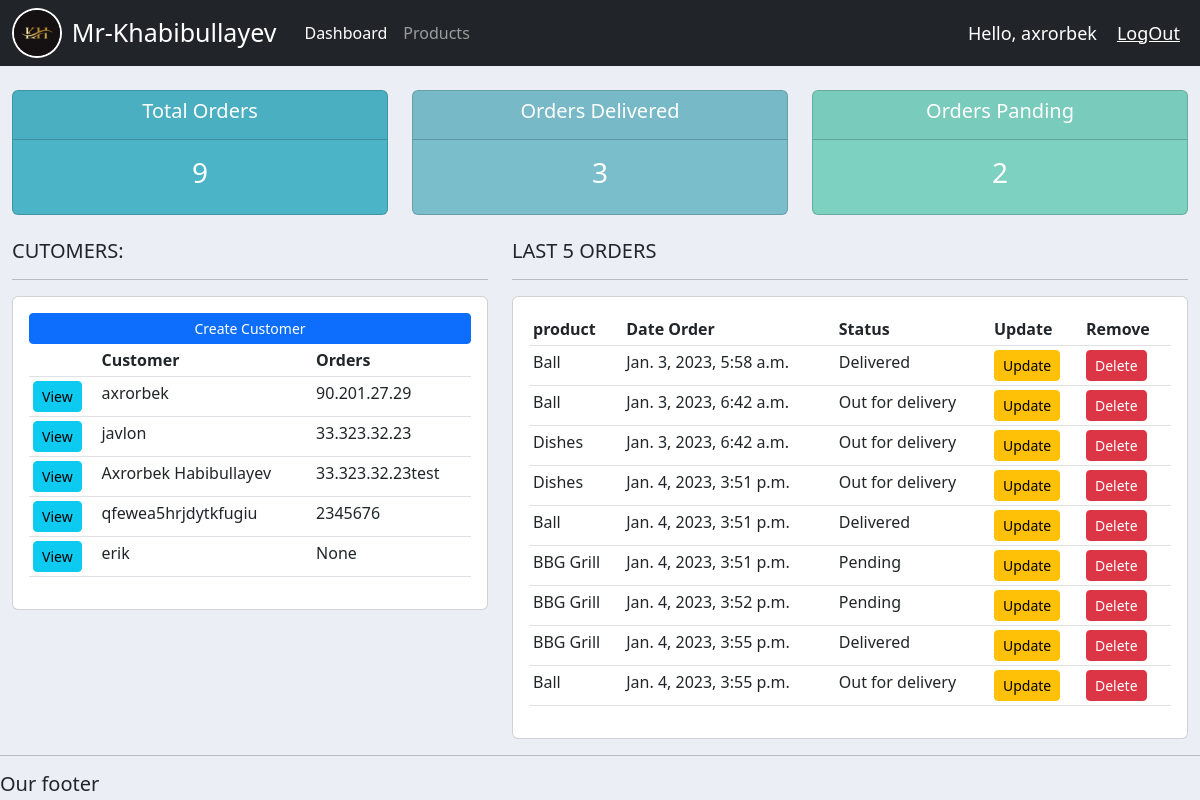
Before: / (signed in) with the older database file.
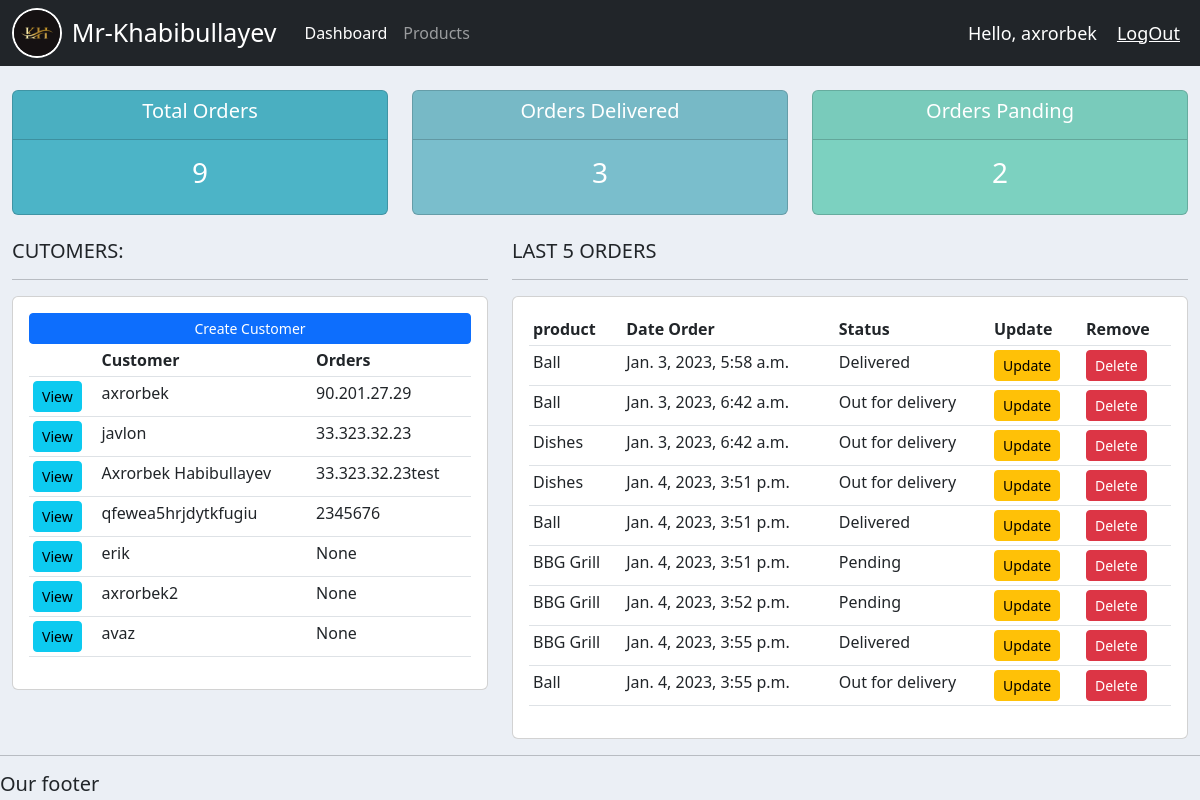
After: the same page with the newer database file.
### accounts/models.py (models this page shows, shortened)
class Customer(models.Model):
    user = models.OneToOneField(User, null=True,blank=True, on_delete=models.CASCADE)
    name = models.CharField(max_length=200,null=True)
    phone = models.CharField(max_length=200,null=True)
    email = models.CharField(max_length=200,null=True)
    profile_pic = models.ImageField(default="logo.jpg",null=True,blank=True)
    date_created = models.DateTimeField(auto_now_add=True,null=True)

class Order(models.Model):
    STATUS = (
        ('Pending','Pending'),
        ('Out for delivery','Out for delivery'),
        ('Delivered','Delivered')
    )
    customer = models.ForeignKey(Customer,null=True, on_delete=models.SET_NULL)
    product = models.ForeignKey(Product,null=True, on_delete=models.SET_NULL)
    date_created = models.DateTimeField(auto_now_add=True,null=True)
    status = models.CharField(max_length=200,null=True,choices=STATUS)
    note =  models.CharField(max_length=1000,null=True,)

class Product(models.Model):
    CATEGORY = (
        ('Indoor','Indoor'),
        ('Out Door','Out Door')
    )
    name = models.CharField(max_length=200,null=True)
    price = models.FloatField(null=True)
    category = models.CharField(max_length=200,null=True , choices=CATEGORY)
    description = models.CharField(max_length=200,null=True,blank=True)
    date_created = models.DateTimeField(auto_now_add=True,null=True)
    tag = models.ManyToManyField(Tag)
    def __str__(self):
        return self.name

### accounts/decorators.py (the view)
    def wrapper_function(request,*args, **kwargs):
        group = None
        if request.user.groups.exists():
            group = request.user.groups.all()[0].name
        if group == 'customer':
            return redirect('user-page')
        if  group =='admin':
            return view_func(request, *args, **kwargs)

### accounts/views.py (called while the page is built)
@login_required(login_url='login')
@admin_only
def home(request):
    orders = Order.objects.all()
    customers = Customer.objects.all()
    total_customers = customers.count()
    total_orders = orders.count()
    delivered = orders.filter(status='Delivered').count()
    pending = orders.filter(status='Pending').count()
    context = {
        'orders': orders,
        'customers': customers,
        'total_orders':total_orders,
        'delivered':delivered,
        'pending':pending,
        }
    return render(request , 'accounts/dashboard.html',context)

### accounts/templates/accounts/dashboard.html
{% extends 'accounts/main.html' %}
{% block content %}
{% include 'accounts/status.html' %}
<br>
<div class="row">
    <div class="col-md-5">
        <h5>CUTOMERS:</h5>
        <hr>
        <div class="card card-body">
            <a href="" class="btn btn-primary btn-sm btn-block" >Create Customer</a>
            <table class="table table-sm">
                <tr>
                    <th></th>
                    <th>Customer</th>
                    <th>Orders</th>
                </tr>
                {% for customer in customers %}
                <tr>
                    <td>
                        <a class="btn btn-sm btn-info" href="{% url 'customer' customer.id %}">View</a>
                    </td>
                    <td>{{customer.name}}</td>
                    <td>{{customer.phone}}</td>
                </tr>
                {% endfor %}
            </table>
        </div>
    </div>
    <div class="col-md-7">
        <h5>LAST 5 ORDERS</h5>
        <hr>
        <div class="card card-body">
            <table class="table table-sm">
                <tr>
                    <th>product</th>
                    <th>Date Order</th>
                    <th>Status</th>
                    <th>Update</th>
                    <th>Remove</th>
                </tr>
                {% for order in orders %}
                <tr>
                    <td>{{order.product}}</td>
                    <td>{{order.date_created}}</td>
                    <td>{{order.status}}</td>
                    <td>
                        <a class="btn btn-sm btn-warning" href="{% url 'update_order'  order.id %}">Update</a>
                    </td>
                    <td>
                        <a class="btn btn-sm btn-danger" href="{% url 'delete_order'  order.id %}">Delete</a>
                    </td>
                </tr>
                {% endfor %}
            </table>
        </div>
    </div>
</div>
{% endblock content %}

Changed rows visible on the page:
added Customer: name "axrorbek2", phone "None"
added Customer: name "avaz", phone "None"
